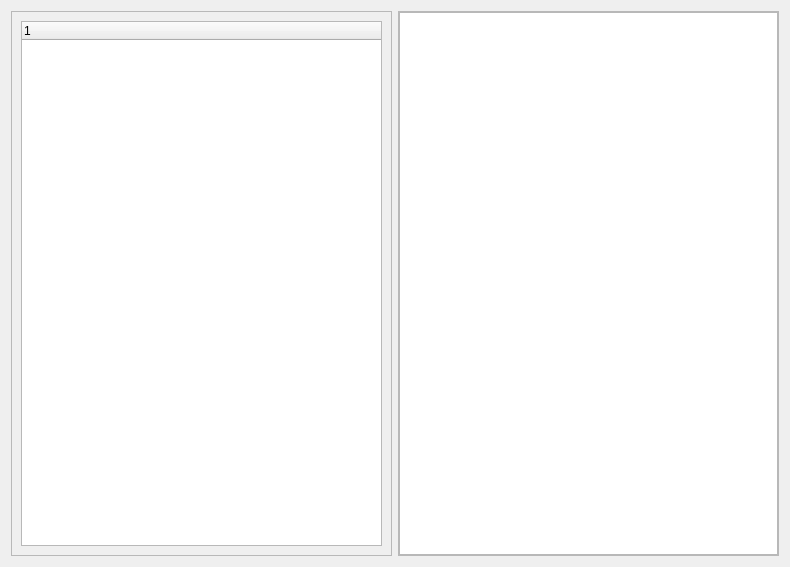
<?xml version="1.0" encoding="UTF-8"?>
<ui version="4.0">
 <class>CodeView</class>
 <widget class="QWidget" name="CodeView">
  <property name="geometry">
   <rect>
    <x>0</x>
    <y>0</y>
    <width>790</width>
    <height>567</height>
   </rect>
  </property>
  <property name="windowTitle">
   <string>CodeView</string>
  </property>
  <layout class="QHBoxLayout" name="horizontalLayout">
   <item>
    <widget class="SimpleCardWidget" name="fileCard">
     <property name="frameShape">
      <enum>QFrame::StyledPanel</enum>
     </property>
     <property name="frameShadow">
      <enum>QFrame::Raised</enum>
     </property>
     <layout class="QVBoxLayout" name="verticalLayout_cardWidget_file">
      <item>
       <widget class="TreeWidget" name="fileTree"/>
      </item>
     </layout>
    </widget>
   </item>
   <item>
    <widget class="SimpleCardWidget" name="frame_2">
     <property name="frameShape">
      <enum>QFrame::StyledPanel</enum>
     </property>
     <property name="frameShadow">
      <enum>QFrame::Raised</enum>
     </property>
     <layout class="QVBoxLayout" name="verticalLayout">
      <property name="leftMargin">
       <number>0</number>
      </property>
      <property name="topMargin">
       <number>0</number>
      </property>
      <property name="rightMargin">
       <number>0</number>
      </property>
      <property name="bottomMargin">
       <number>0</number>
      </property>
      <item>
       <widget class="QStackedWidget" name="codeStackedWidget">
        <widget class="QWidget" name="page">
         <layout class="QVBoxLayout" name="verticalLayout_3">
          <property name="spacing">
           <number>0</number>
          </property>
          <property name="leftMargin">
           <number>0</number>
          </property>
          <property name="topMargin">
           <number>0</number>
          </property>
          <property name="rightMargin">
           <number>0</number>
          </property>
          <property name="bottomMargin">
           <number>0</number>
          </property>
          <item>
           <widget class="PlainTextEditCode" name="plainTextEdit">
            <property name="font">
             <font>
              <family>JetBrains Mono</family>
              <pointsize>10</pointsize>
             </font>
            </property>
            <property name="lineWrapMode">
             <enum>QPlainTextEdit::NoWrap</enum>
            </property>
            <property name="readOnly">
             <bool>true</bool>
            </property>
           </widget>
          </item>
         </layout>
        </widget>
       </widget>
      </item>
     </layout>
    </widget>
   </item>
  </layout>
 </widget>
 <customwidgets>
  <customwidget>
   <class>SimpleCardWidget</class>
   <extends>QFrame</extends>
   <header>qfluentwidgets</header>
   <container>1</container>
  </customwidget>
  <customwidget>
   <class>TreeWidget</class>
   <extends>QTreeWidget</extends>
   <header>qfluentwidgets</header>
  </customwidget>
  <customwidget>
   <class>PlainTextEditCode</class>
   <extends>QPlainTextEdit</extends>
   <header>widget.plain_text_edit_code</header>
  </customwidget>
 </customwidgets>
 <resources/>
 <connections/>
</ui>
